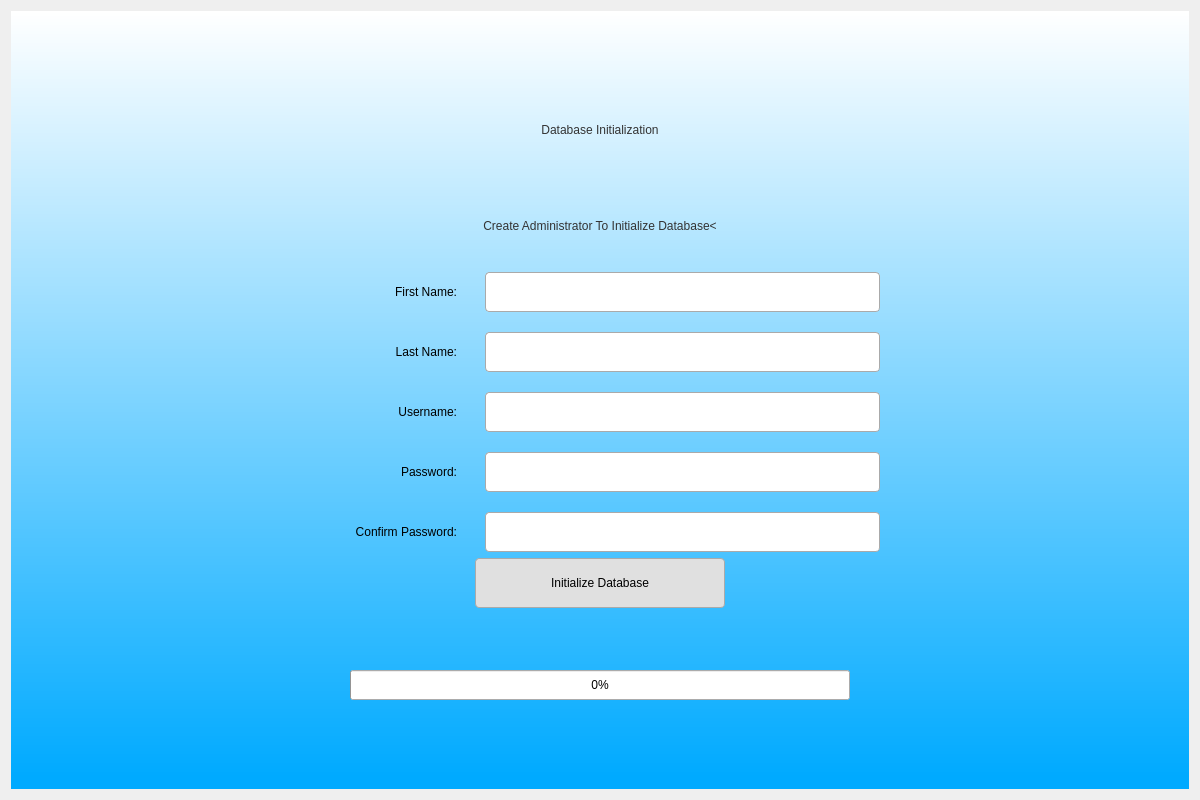
<?xml version="1.0" encoding="UTF-8"?>
<ui version="4.0">
 <class>Dialog</class>
 <widget class="QDialog" name="Dialog">
  <property name="geometry">
   <rect>
    <x>0</x>
    <y>0</y>
    <width>1200</width>
    <height>800</height>
   </rect>
  </property>
  <property name="minimumSize">
   <size>
    <width>1200</width>
    <height>800</height>
   </size>
  </property>
  <property name="windowTitle">
   <string>Initialize Database - Hospital Management System</string>
  </property>
  <layout class="QGridLayout" name="gridLayout">
   <item row="0" column="0">
    <widget class="QWidget" name="widget" native="true">
     <property name="styleSheet">
      <string notr="true">QWidget#widget{
background-color:qlineargradient(spread:pad, x1:1, y1:0.982409, x2:1, y2:0, stop:0 rgba(0, 170, 255, 255), stop:1 rgba(255, 255, 255, 255))}</string>
     </property>
     <layout class="QVBoxLayout" name="verticalLayout">
      <item>
       <spacer name="verticalSpacer_2">
        <property name="orientation">
         <enum>Qt::Vertical</enum>
        </property>
        <property name="sizeHint" stdset="0">
         <size>
          <width>20</width>
          <height>40</height>
         </size>
        </property>
       </spacer>
      </item>
      <item alignment="Qt::AlignHCenter">
       <widget class="QLabel" name="label">
        <property name="sizePolicy">
         <sizepolicy hsizetype="Preferred" vsizetype="Preferred">
          <horstretch>0</horstretch>
          <verstretch>0</verstretch>
         </sizepolicy>
        </property>
        <property name="minimumSize">
         <size>
          <width>600</width>
          <height>80</height>
         </size>
        </property>
        <property name="styleSheet">
         <string notr="true">font: bold 28pt &quot;MS Shell Dlg 2&quot;; color: #333333; padding-bottom: 20px;</string>
        </property>
        <property name="text">
         <string>Database Initialization</string>
        </property>
        <property name="alignment">
         <set>Qt::AlignCenter</set>
        </property>
       </widget>
      </item>
      <item alignment="Qt::AlignHCenter">
       <widget class="QLabel" name="infoLabel">
        <property name="minimumSize">
         <size>
          <width>700</width>
          <height>80</height>
         </size>
        </property>
        <property name="styleSheet">
         <string notr="true">font: 14pt &quot;MS Shell Dlg 2&quot;; color: #333333;</string>
        </property>
        <property name="text">
         <string>&lt;html&gt;&lt;head/&gt;&lt;body&gt;&lt;p align=&quot;center&quot;&gt;Create Administrator To Initialize Database&lt;</string>
        </property>
        <property name="alignment">
         <set>Qt::AlignCenter</set>
        </property>
        <property name="wordWrap">
         <bool>true</bool>
        </property>
       </widget>
      </item>
      <item>
       <layout class="QGridLayout" name="formLayout">
        <property name="leftMargin">
         <number>300</number>
        </property>
        <property name="rightMargin">
         <number>300</number>
        </property>
        <property name="horizontalSpacing">
         <number>15</number>
        </property>
        <property name="verticalSpacing">
         <number>20</number>
        </property>
        <item row="0" column="0">
         <widget class="QLabel" name="labelFirstName">
          <property name="minimumSize">
           <size>
            <width>150</width>
            <height>40</height>
           </size>
          </property>
          <property name="styleSheet">
           <string notr="true">font: 14pt &quot;MS Shell Dlg 2&quot;; padding-right: 10px;</string>
          </property>
          <property name="text">
           <string>First Name:</string>
          </property>
          <property name="alignment">
           <set>Qt::AlignRight|Qt::AlignTrailing|Qt::AlignVCenter</set>
          </property>
         </widget>
        </item>
        <item row="0" column="1">
         <widget class="QLineEdit" name="firstNameField">
          <property name="minimumSize">
           <size>
            <width>0</width>
            <height>40</height>
           </size>
          </property>
          <property name="styleSheet">
           <string notr="true">font: 12pt &quot;MS Shell Dlg 2&quot;; border: 1px solid #aaa; border-radius: 4px; padding: 5px; background-color: white;</string>
          </property>
         </widget>
        </item>
        <item row="1" column="0">
         <widget class="QLabel" name="labelLastName">
          <property name="minimumSize">
           <size>
            <width>150</width>
            <height>40</height>
           </size>
          </property>
          <property name="styleSheet">
           <string notr="true">font: 14pt &quot;MS Shell Dlg 2&quot;; padding-right: 10px;</string>
          </property>
          <property name="text">
           <string>Last Name:</string>
          </property>
          <property name="alignment">
           <set>Qt::AlignRight|Qt::AlignTrailing|Qt::AlignVCenter</set>
          </property>
         </widget>
        </item>
        <item row="1" column="1">
         <widget class="QLineEdit" name="lastNameField">
          <property name="minimumSize">
           <size>
            <width>0</width>
            <height>40</height>
           </size>
          </property>
          <property name="styleSheet">
           <string notr="true">font: 12pt &quot;MS Shell Dlg 2&quot;; border: 1px solid #aaa; border-radius: 4px; padding: 5px; background-color: white;</string>
          </property>
         </widget>
        </item>
        <item row="2" column="0">
         <widget class="QLabel" name="labelUsername">
          <property name="minimumSize">
           <size>
            <width>150</width>
            <height>40</height>
           </size>
          </property>
          <property name="styleSheet">
           <string notr="true">font: 14pt &quot;MS Shell Dlg 2&quot;; padding-right: 10px;</string>
          </property>
          <property name="text">
           <string>Username:</string>
          </property>
          <property name="alignment">
           <set>Qt::AlignRight|Qt::AlignTrailing|Qt::AlignVCenter</set>
          </property>
         </widget>
        </item>
        <item row="2" column="1">
         <widget class="QLineEdit" name="usernameField">
          <property name="minimumSize">
           <size>
            <width>0</width>
            <height>40</height>
           </size>
          </property>
          <property name="styleSheet">
           <string notr="true">font: 12pt &quot;MS Shell Dlg 2&quot;; border: 1px solid #aaa; border-radius: 4px; padding: 5px; background-color: white;</string>
          </property>
         </widget>
        </item>
        <item row="3" column="0">
         <widget class="QLabel" name="labelPassword">
          <property name="minimumSize">
           <size>
            <width>150</width>
            <height>40</height>
           </size>
          </property>
          <property name="styleSheet">
           <string notr="true">font: 14pt &quot;MS Shell Dlg 2&quot;; padding-right: 10px;</string>
          </property>
          <property name="text">
           <string>Password:</string>
          </property>
          <property name="alignment">
           <set>Qt::AlignRight|Qt::AlignTrailing|Qt::AlignVCenter</set>
          </property>
         </widget>
        </item>
        <item row="3" column="1">
         <widget class="QLineEdit" name="passwordField">
          <property name="minimumSize">
           <size>
            <width>0</width>
            <height>40</height>
           </size>
          </property>
          <property name="styleSheet">
           <string notr="true">font: 12pt &quot;MS Shell Dlg 2&quot;; border: 1px solid #aaa; border-radius: 4px; padding: 5px; background-color: white;</string>
          </property>
          <property name="echoMode">
           <enum>QLineEdit::Password</enum>
          </property>
         </widget>
        </item>
        <item row="4" column="0">
         <widget class="QLabel" name="labelConfirmPassword">
          <property name="minimumSize">
           <size>
            <width>150</width>
            <height>40</height>
           </size>
          </property>
          <property name="styleSheet">
           <string notr="true">font: 14pt &quot;MS Shell Dlg 2&quot;; padding-right: 10px;</string>
          </property>
          <property name="text">
           <string>Confirm Password:</string>
          </property>
          <property name="alignment">
           <set>Qt::AlignRight|Qt::AlignTrailing|Qt::AlignVCenter</set>
          </property>
         </widget>
        </item>
        <item row="4" column="1">
         <widget class="QLineEdit" name="confirmPasswordField">
          <property name="minimumSize">
           <size>
            <width>0</width>
            <height>40</height>
           </size>
          </property>
          <property name="styleSheet">
           <string notr="true">font: 12pt &quot;MS Shell Dlg 2&quot;; border: 1px solid #aaa; border-radius: 4px; padding: 5px; background-color: white;</string>
          </property>
          <property name="echoMode">
           <enum>QLineEdit::Password</enum>
          </property>
         </widget>
        </item>
       </layout>
      </item>
      <item alignment="Qt::AlignHCenter">
       <widget class="QPushButton" name="initializeButton">
        <property name="minimumSize">
         <size>
          <width>250</width>
          <height>50</height>
         </size>
        </property>
        <property name="styleSheet">
         <string notr="true">QPushButton {
    background-color: #e0e0e0;
    color: black;
    border: 1px solid #aaa;
    border-radius: 4px;
    padding: 10px;
    font: bold 14pt &quot;MS Shell Dlg 2&quot;;
}
QPushButton:hover {
    background-color: #d6d6d6;
}
QPushButton:pressed {
    background-color: #c0c0c0;
}</string>
        </property>
        <property name="text">
         <string>Initialize Database</string>
        </property>
       </widget>
      </item>
      <item alignment="Qt::AlignHCenter">
       <widget class="QLabel" name="errorMsg">
        <property name="minimumSize">
         <size>
          <width>600</width>
          <height>50</height>
         </size>
        </property>
        <property name="styleSheet">
         <string notr="true">font: 12pt &quot;MS Shell Dlg 2&quot;; color: rgb(255, 0, 0);</string>
        </property>
        <property name="text">
         <string/>
        </property>
        <property name="alignment">
         <set>Qt::AlignCenter</set>
        </property>
        <property name="wordWrap">
         <bool>true</bool>
        </property>
       </widget>
      </item>
      <item alignment="Qt::AlignHCenter">
       <widget class="QProgressBar" name="progressBar">
        <property name="minimumSize">
         <size>
          <width>500</width>
          <height>30</height>
         </size>
        </property>
        <property name="value">
         <number>0</number>
        </property>
        <property name="textVisible">
         <bool>true</bool>
        </property>
       </widget>
      </item>
      <item>
       <spacer name="verticalSpacer">
        <property name="orientation">
         <enum>Qt::Vertical</enum>
        </property>
        <property name="sizeHint" stdset="0">
         <size>
          <width>20</width>
          <height>40</height>
         </size>
        </property>
       </spacer>
      </item>
     </layout>
    </widget>
   </item>
  </layout>
 </widget>
 <tabstops>
  <tabstop>firstNameField</tabstop>
  <tabstop>lastNameField</tabstop>
  <tabstop>usernameField</tabstop>
  <tabstop>passwordField</tabstop>
  <tabstop>confirmPasswordField</tabstop>
  <tabstop>initializeButton</tabstop>
 </tabstops>
 <resources/>
 <connections/>
</ui>
